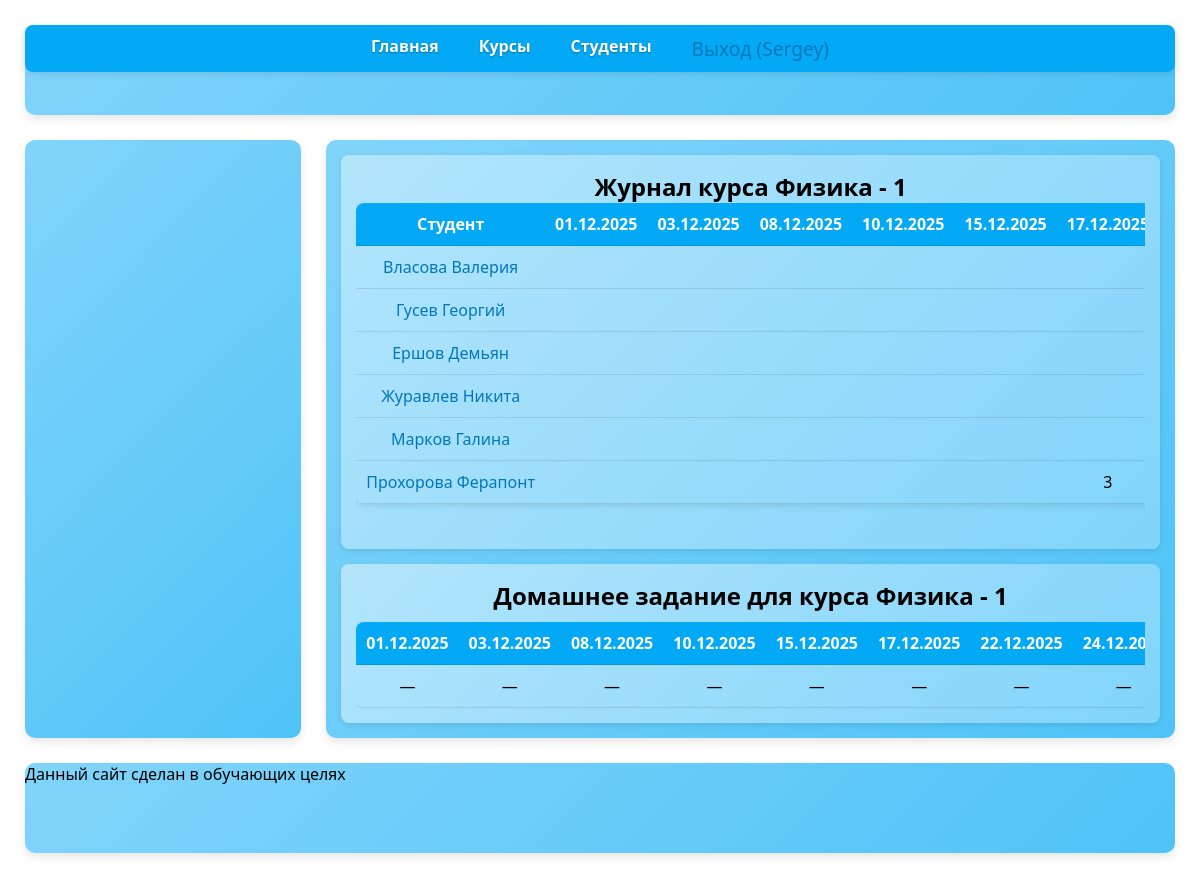
The page /courses/30/journal/ (signed in) on the database its author committed.
### main/models.py (models this page shows, shortened)
class Course(models.Model):
    academic_sub = [
        ('физ','Физика'),
        ('инф','Информатика'),
        ('хим','Химия'),
        ('мат','Математика'),
    ]
    week_days = [
        ('mon', 'Понедельник'),
        ('tue', 'Вторник'),
        ('wed', 'Среда'),
        ('thu', 'Четверг'),
        ('fri', 'Пятница'),
        ('sat', 'Суббота'),
    ]
    name = models.CharField(choices=academic_sub,
                            max_length=20,
                            verbose_name="Курс")
    course_num = models.SmallIntegerField(
                    default=1,
                    verbose_name="Номер курса",
                    validators=[MinValueValidator(1), MaxValueValidator(100)])
    start_date = models.DateField(verbose_name = 'Начало курса', null=True)
    end_date = models.DateField(verbose_name = 'Окончание курса', null=True)
    days_of_week = models.JSONField(default=list,
                                    blank=True,
                                    verbose_name="Дни недели")
    description = models.TextField(blank=True, verbose_name="Описание")
    class Meta:
        unique_together = [['name', 'course_num']]
        verbose_name = "Курс"
        verbose_name_plural = "Курсы"
        ordering = ['name', 'course_num']

class Student(models.Model):
    name = models.CharField(max_length=30,
                            verbose_name="Имя",
                            null=False,
                            blank=False,
                            )
    surname = models.CharField(max_length=30,
                               verbose_name='Фамилия')
    age = models.SmallIntegerField(null=True,
                                   blank=True,
                                   verbose_name="Возраст",
                                   validators=[MinValueValidator(18),
                                               MaxValueValidator(99)])
    sex = models.CharField(
                        max_length=10,
                        choices=[('m', "Мужчина"),('f', "Женщина")],
                        verbose_name="Пол"
    )
    active = models.BooleanField(verbose_name='Активный',
                                 null=True, blank=True)
    course = models.ManyToManyField(
                to='Course',
                blank=True,
                verbose_name="Посещаемые курсы", related_name="students")
    photo = models.ImageField(upload_to='student_photo/',
                              blank=True,
                              null= True,
                              verbose_name='Фото')
    class Meta:
        verbose_name = "Студент"
        verbose_name_plural = "Студенты"
        indexes = [models.Index(fields=['surname'])]
        unique_together = [['name', 'surname']]
        ordering = ["surname"]

### main/views.py (the view)
# urls.py: path('courses/<int:course_id>/journal/', views.course_journal, name='course_journal'),
def course_journal(request, course_id):
    course = get_object_or_404(Course, id = course_id)
    students = course.students.all()
    grades = Grade.objects.filter(course=course).select_related('person')
    dates =  get_leeson_dates(course)
    if not dates:
        dates = sorted(set(grade.date for grade in grades if grade.date))
    journal = defaultdict(dict)
    homework_on_date = {}
    for grade in grades:
        if grade.date:
            journal[grade.person.id][grade.date] = grade.grade
            if grade.date not in homework_on_date and grade.homework:
                homework_on_date[grade.date] = grade.homework
    context = {
        'course': course,
        'students': students,
        'dates': dates,
        'journal': journal,
        'homework_on_date': homework_on_date
    }
    return render(request, 'main/course_journal.html', context)

### main/templatetags/journal_tags.py (called while the page is built)
@register.filter
def get_item(dictionary, key):
    if dictionary:
        return dictionary.get(key)
    return None

### main/views.py (called while the page is built)
def get_leeson_dates(course):
    if not course.start_date or not course.end_date:
        return[]
    day_code = {
        'mon': 0,
        'tue': 1,
        'wed': 2,
        'thu': 3,
        'fri': 4,
        'sat': 5,
    }
    selected_day = [day_code[day] for day in course.days_of_week if day in day_code]
    if not selected_day:
        return[]
    dates = []
    current = course.start_date
    delta = timedelta(days=1)
    while current <= course.end_date:
        if current.weekday() in selected_day:
            dates.append(current)
        current += delta
    return dates

### main/templates/main/course_journal.html (shortened to what this page needs)
{% extends 'base.html' %}
{% load journal_tags %}
{% block content1_head %}
<h1>Журнал курса {{ course.get_name_display }} - {{ course.course_num }}</h1>
{% endblock %}
{% block content1 %}
<div class="container_tab">
<table class="journal-table grades-table">
    <thead>
        <tr>
            <th>Студент</th>
            {% for date in dates %}
                <th>{{ date|date:"d.m.Y" }}</th>
            {% endfor %}
        </tr>
    </thead>
    <tbody>
        {% for student in students %}
        <tr>
            <td>
                <a href="{% url 'student_detail' student.id %}">
                    {{ student.surname }} {{ student.name }}
                </a>
            </td>
            {% for date in dates %}
            <td>
                {% with student_grades=journal|get_item:student.id %}
                    {% if student_grades %}
                        {% with grade=student_grades|get_item:date %}
                            {{ grade|default:"" }}
                        {% endwith %}
                    {% endif %}
                {% endwith %}
            </td>
            {% endfor %}
        </tr>
        {% endfor %}
    </tbody>
</table>
</div>
{% endblock %}
{% block content2_head %}
    <h2>Домашнее задание для курса {{ course.get_name_display }} - {{ course.course_num }}</h2>
{% endblock %}
{% block content2 %}
<div class="container_tab">
<table class="journal-table homework-table">
    <thead>
        <tr>
            {% for date in dates %}
                <th>{{ date|date:"d.m.Y" }}</th>
            {% endfor %}
        </tr>
    </thead>
    <tbody>
        <tr>
            {% for date in dates %}
                <td>
                    {% with homework=homework_by_date|get_item:date %}
                        {% if homework %}
                            {{ homework|truncatechars:50 }}
                        {% else %}
                            —
                        {% endif %}
                    {% endwith %}
                </td>
            {% endfor %}
        </tr>
    </tbody>
</table>
</div>
{% endblock %}

### templates/base.html (shortened to what this page needs)
{% load static %}
<!DOCTYPE html>
<html lang="en">
<head>
    <link rel="stylesheet" href="{% static 'css/main.css' %}">
</head>
<body>
    <header>
        <nav>
            <ul class="main-menu">
                {% block main_menu %}
                    <li><a href="{% url 'index' %}">Главная</a></li>
                    <li><a href="{% url 'courses' %}">Курсы</a></li>
                    <li><a href="{% url 'students' %}">Студенты</a></li>
                    {% if user.is_authenticated %}
                        <li>
                            <form action="{% url 'logout' %}" method="post" style="display:inline;">
                                <button type="submit" class="logout-button">Выход ({{ user.username }})</button>
                            </form>
                        </li>
                    {% else %}
                        <li><a href="{% url 'login' %}">Вход</a></li>
                        <li><a href="{% url 'register' %}">Регистрация</a></li>
                    {% endif %}
                {% endblock %}
            </ul>
        </nav>
    </header>
    <main>
        <section class="info">
            {% block content1_head %}
            {% endblock %}
            {% block content1 %}
            {% endblock %}
        </section>
        <section class="content">
            {% block content2_head %}
            {% endblock %}
            {% block content2 %}
            {% endblock %}
    </section>
    </main>
    <aside>
    </aside>
    <footer class="info">
        <marquee behavior="scroll" direction="left" loop = "infinite">
            Данный сайт сделан в обучающих целях
        </marquee>
    </footer>
</body>
</html>

### static/css/main.css (style rules this page uses)
* { box-sizing: border-box; margin: 0; padding: 0; }
body { min-height: 100vh; margin: 0 auto; padding: 20px; background-color: #ffffff; width: 100%; max-width: 1200px; display: grid; grid-template-columns: 1fr 3fr; grid-template-rows: 100px 1fr 100px; gap: 15px; font-family: 'Segoe UI', Tahoma, Geneva, Verdana, sans-serif; color: #000000; }
a { text-decoration: none; color: #0277bd; font-weight: 500; transition: color 0.3s ease; }
.main-menu { margin: 0; padding: 0; display: flex; justify-content: center; list-style: none; background-color: #03a9f4; border-radius: 8px; overflow: hidden; box-shadow: 0 2px 6px rgba(0,0,0,0.1); }
.main-menu > li { padding: 10px 20px; transition: background-color 0.3s ease; }
.main-menu > li a { color: #ffffff; font-weight: 600; text-shadow: 0 1px 2px rgba(0,0,0,0.3); }
header, main, aside, footer { border-radius: 10px; margin: 5px; background: linear-gradient(135deg, #81d4fa, #4fc3f7); box-shadow: 0 4px 10px rgba(0,0,0,0.1); transition: all 0.3s ease; }
header, footer { grid-column: 1/3; }
main { grid-column: 2/3; display: grid; gap: 15px; padding: 15px; }
aside { grid-row: 2/3; grid-column: 1/2; padding: 25px; }
section { position: relative; padding: 15px; border-radius: 8px; background: linear-gradient(135deg, #b3e5fc, #81d4fa); display: grid; justify-items: center; align-content: center; box-shadow: 0 2px 6px rgba(0,0,0,0.1); min-width: 0; }
h2 { text-align: center; font-weight: 600; margin-bottom: 10px; }
.container_tab { width: 100%; max-height: 450px; overflow-x: auto; overflow-y: auto; -webkit-overflow-scrolling: touch; margin: 0 auto; }
.container_tab table { min-width: 100%; border-collapse: collapse; white-space: nowrap; }
table { width: 100%; border-collapse: collapse; margin: auto; border-radius: 8px; overflow: hidden; box-shadow: 0 2px 6px rgba(0,0,0,0.1); }
th, td { padding: 10px; text-align: center; border-bottom: 1px solid rgba(0,0,0,0.1); }
th { background-color: #03a9f4; color: #ffffff; }
.journal-table { width: 100%; border-collapse: collapse; }
.grades-table { margin-bottom: 30px; }
.logout-button { background: none; border: none; color: #0277bd; font-weight: 500; font-size: 1.2rem; cursor: pointer; padding: 0; font-family: inherit; transition: color 0.3s ease; }

### rows shown on the page
Course: name "Физика", course_num "1"
Student: surname "Власова", name "Валерия"
Student: surname "Гусев", name "Георгий"
Student: surname "Ершов", name "Демьян"
Student: surname "Журавлев", name "Никита"
Student: surname "Марков", name "Галина"
Student: surname "Прохорова", name "Ферапонт", dates "3"

### other values the page prints
{{ user.username }} "Sergey"
{{ date|date:"d.m.Y" }} "01.12.2025" "03.12.2025" "08.12.2025" "10.12.2025" "15.12.2025"
{{ date|date:"d.m.Y" }} "01.12.2025" "03.12.2025" "08.12.2025" "10.12.2025" "15.12.2025" "17.12.2025" "22.12.2025"
